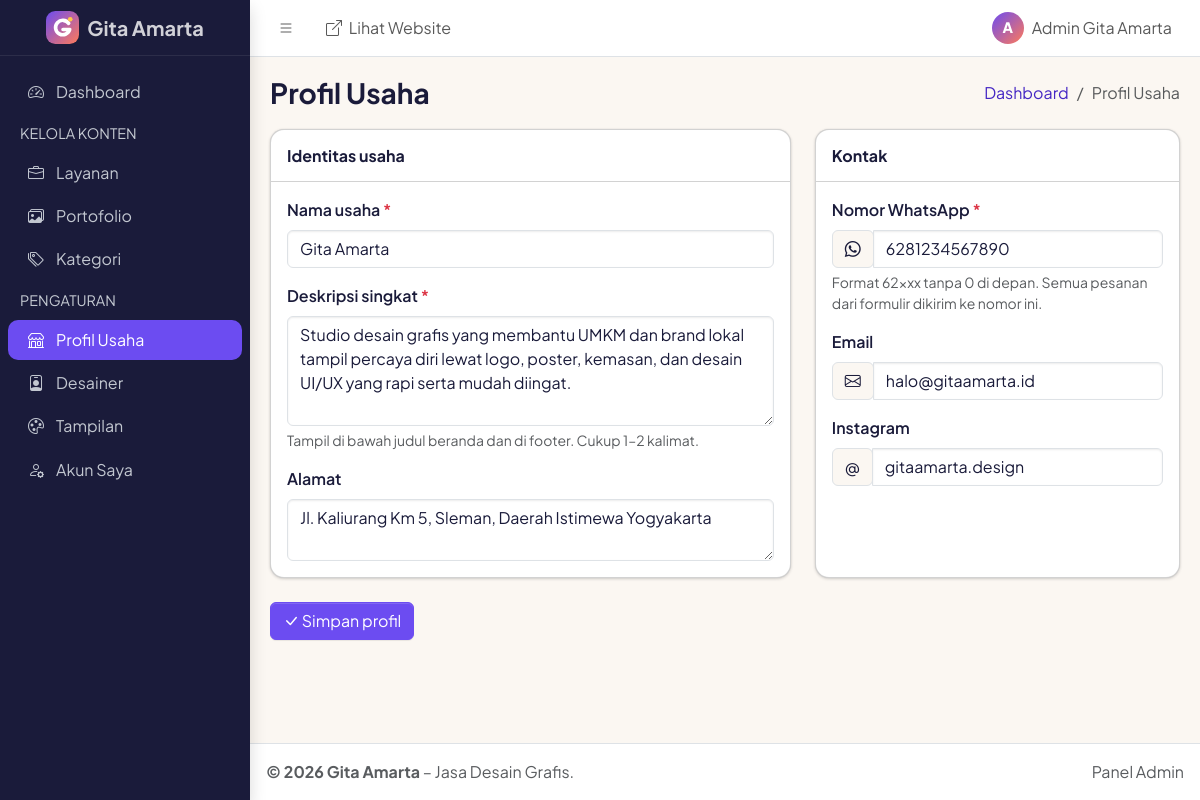
Screenshot of /admin/profil.php (signed in) with the database file from the repository.
### tables this page shows
CREATE TABLE profil_usaha (
  id_profil   INT UNSIGNED NOT NULL AUTO_INCREMENT,
  nama_usaha  VARCHAR(100) NOT NULL,
  deskripsi   TEXT         NULL,
  no_whatsapp VARCHAR(20)  NOT NULL COMMENT 'Format internasional tanpa +, contoh 6281234567890',
  email       VARCHAR(100) NULL,
  instagram   VARCHAR(100) NULL COMMENT 'Username tanpa @',
  alamat      TEXT         NULL,
  PRIMARY KEY (id_profil)
);

### includes/functions.php (called while the page is built, shortened)
<?php
require_once __DIR__ . '/../config/database.php';
function e(mixed $nilai): string
{
    return htmlspecialchars((string) $nilai, ENT_QUOTES | ENT_SUBSTITUTE, 'UTF-8');
}
function urlAset(string $path, string $folderHalaman = __DIR__ . '/..'): string
{
    $file = $folderHalaman . '/' . $path;
    return $path . '?v=' . (is_file($file) ? filemtime($file) : 0);
}
function getProfilUsaha(): array
{
    static $profil = null;
    if ($profil === null) {
        $stmt = getKoneksi()->prepare(
            'SELECT id_profil, nama_usaha, deskripsi, no_whatsapp, email, instagram, alamat
             FROM profil_usaha
             ORDER BY id_profil ASC
             LIMIT 1'
        );
        $stmt->execute();
        $profil = $stmt->fetch() ?: [
            'id_profil'   => 0,
            'nama_usaha'  => 'Gita Amarta',
            'deskripsi'   => 'Jasa desain grafis.',
            'no_whatsapp' => '',
            'email'       => '',
            'instagram'   => '',
            'alamat'      => '',
        ];
    }
    return $profil;
}
function getTampilan(): array
{
    static $tampilan = null;
    if ($tampilan === null) {
        $stmt = getKoneksi()->prepare(
            'SELECT id_tampilan, tema, warna_utama, warna_aksen, warna_sorot, warna_latar, warna_teks, logo
             FROM tampilan
             ORDER BY id_tampilan ASC
             LIMIT 1'
        );
        $stmt->execute();
        $tampilan = $stmt->fetch()
            ?: ['id_tampilan' => 0, 'tema' => 'ungu-koral', 'logo' => null] + daftarTema()['ungu-koral'];
    }
    return $tampilan;
}
function urlLogo(): string
{
    $logo = basename((string) (getTampilan()['logo'] ?? ''));
    return 'assets/img/' . LOGO_BAWAAN;
}

### admin/includes/auth.php (called while the page is built, shortened)
<?php
require_once __DIR__ . '/../../includes/functions-admin.php';
function wajibLogin(): array
{
    $idAdmin  = $_SESSION['admin_id'] ?? null;
    $terakhir = $_SESSION['aktivitas_terakhir'] ?? 0;
    $admin = getAdminById($idAdmin);
    return $admin;
}
function kelasError(array $error, string $kolom): string
{
    return isset($error[$kolom]) ? ' is-invalid' : '';
}

### config/database.php (called while the page is built, shortened)
<?php
function getKoneksi(): PDO
{
    static $pdo = null;
    if ($pdo === null) {
        $dsn = 'mysql:host=' . DB_HOST . ';port=' . DB_PORT . ';dbname=' . DB_NAME . ';charset=utf8mb4';
        try {
            $pdo = new PDO($dsn, DB_USER, DB_PASS, [
                PDO::ATTR_ERRMODE            => PDO::ERRMODE_EXCEPTION,
                PDO::ATTR_DEFAULT_FETCH_MODE => PDO::FETCH_ASSOC,
                PDO::ATTR_EMULATE_PREPARES   => false,
            ]);
        } catch (PDOException $e) {
            error_log('Koneksi database gagal: ' . $e->getMessage());
            http_response_code(500);
            exit('<!doctype html><html lang="id"><meta charset="utf-8"><title>Database tidak terhubung</title>'
                . '<body style="font-family:sans-serif;padding:2rem;line-height:1.6">'
                . '<h1>Database tidak terhubung</h1>'
                . '<p>Pastikan MySQL di XAMPP sudah berjalan dan database <b>gita_amarta</b> sudah di-import '
                . 'dari file <code>database/gita_amarta.sql</code>.</p></body></html>');
        }
    }
    return $pdo;
}

### includes/functions-admin.php (called while the page is built, shortened)
<?php
require_once __DIR__ . '/functions.php';
function getAdminById(int $idAdmin): ?array
{
    $stmt = getKoneksi()->prepare(
        'SELECT id_admin, nama, username, password, email, created_at
         FROM admin
         WHERE id_admin = :id'
    );
    $stmt->execute([':id' => $idAdmin]);
    return $stmt->fetch() ?: null;
}

### admin/profil.php (the view, shortened to what this page needs)
<?php
require_once __DIR__ . '/includes/auth.php';
$admin  = wajibLogin();
$profil = getProfilUsaha();
$error  = [];
$data   = $profil;
$judulHalaman = 'Profil Usaha';
$menuAktif    = 'profil';
require __DIR__ . '/includes/atas.php';
?>
<form action="profil.php" method="post">
    <div class="row g-4">
        <div class="col-lg-7">
            <div class="card h-100">
                <div class="card-header"><h2 class="card-title fs-6 fw-bold mb-0">Identitas usaha</h2></div>
                <div class="card-body">
                    <div class="mb-3">
                        <label for="nama_usaha" class="form-label fw-semibold">Nama usaha <span class="text-danger">*</span></label>
                        <input type="text" id="nama_usaha" name="nama_usaha" maxlength="100" required
                               class="form-control<?= kelasError($error, 'nama_usaha') ?>" value="<?= e($data['nama_usaha']) ?>">
                    </div>
                    <div class="mb-3">
                        <label for="deskripsi" class="form-label fw-semibold">Deskripsi singkat <span class="text-danger">*</span></label>
                        <textarea id="deskripsi" name="deskripsi" rows="4" required
                                  class="form-control<?= kelasError($error, 'deskripsi') ?>"><?= e($data['deskripsi']) ?></textarea>
                        <div class="form-text">Tampil di bawah judul beranda dan di footer. Cukup 1–2 kalimat.</div>
                    </div>
                    <div>
                        <label for="alamat" class="form-label fw-semibold">Alamat</label>
                        <textarea id="alamat" name="alamat" rows="2" class="form-control"><?= e($data['alamat']) ?></textarea>
                    </div>
                </div>
            </div>
        </div>
        <div class="col-lg-5">
            <div class="card h-100">
                <div class="card-header"><h2 class="card-title fs-6 fw-bold mb-0">Kontak</h2></div>
                <div class="card-body">
                    <div class="mb-3">
                        <label for="no_whatsapp" class="form-label fw-semibold">Nomor WhatsApp <span class="text-danger">*</span></label>
                        <div class="input-group has-validation">
                            <span class="input-group-text"><i class="bi bi-whatsapp"></i></span>
                            <input type="tel" id="no_whatsapp" name="no_whatsapp" maxlength="20" required inputmode="numeric"
                                   class="form-control<?= kelasError($error, 'no_whatsapp') ?>" value="<?= e($data['no_whatsapp']) ?>"
                                   aria-describedby="bantuan-wa">
                        </div>
                        <div class="form-text" id="bantuan-wa">Format 62xxx tanpa 0 di depan. Semua pesanan dari formulir dikirim ke nomor ini.</div>
                    </div>
                    <div class="mb-3">
                        <label for="email" class="form-label fw-semibold">Email</label>
                        <div class="input-group has-validation">
                            <span class="input-group-text"><i class="bi bi-envelope"></i></span>
                            <input type="email" id="email" name="email" maxlength="100"
                                   class="form-control<?= kelasError($error, 'email') ?>" value="<?= e($data['email']) ?>">
                        </div>
                    </div>
                    <div>
                        <label for="instagram" class="form-label fw-semibold">Instagram</label>
                        <div class="input-group has-validation">
                            <span class="input-group-text">@</span>
                            <input type="text" id="instagram" name="instagram" maxlength="31"
                                   class="form-control<?= kelasError($error, 'instagram') ?>" value="<?= e($data['instagram']) ?>">
                        </div>
                    </div>
                </div>
            </div>
        </div>
    </div>
    <div class="mt-4">
        <button type="submit" class="btn btn-primary"><i class="bi bi-check-lg"></i> Simpan profil</button>
    </div>
</form>
<?php require __DIR__ . '/includes/bawah.php'; ?>

### admin/includes/atas.php (shortened to what this page needs)
<?php
$profilUsaha = getProfilUsaha();
$breadcrumb ??= [['label' => $judulHalaman]];
$menuAdmin = [
    ['kunci' => 'dashboard', 'label' => 'Dashboard', 'url' => 'index.php', 'ikon' => 'bi-speedometer2'],
    ['judul' => 'Kelola Konten'],
    ['kunci' => 'layanan',    'label' => 'Layanan',    'url' => 'layanan.php',    'ikon' => 'bi-briefcase'],
    ['kunci' => 'portofolio', 'label' => 'Portofolio', 'url' => 'portofolio.php', 'ikon' => 'bi-images'],
    ['kunci' => 'kategori',   'label' => 'Kategori',   'url' => 'kategori.php',   'ikon' => 'bi-tags'],
    ['judul' => 'Pengaturan'],
    ['kunci' => 'profil',   'label' => 'Profil Usaha', 'url' => 'profil.php',   'ikon' => 'bi-shop'],
    ['kunci' => 'desainer', 'label' => 'Desainer',     'url' => 'desainer.php', 'ikon' => 'bi-person-badge'],
    ['kunci' => 'tampilan', 'label' => 'Tampilan',     'url' => 'tampilan.php', 'ikon' => 'bi-palette'],
    ['kunci' => 'akun',   'label' => 'Akun Saya',    'url' => 'akun.php',   'ikon' => 'bi-person-gear'],
];
?>
<!doctype html>
<html lang="id" data-bs-theme="light" data-lte-color-mode="off">
<head>
    <link rel="icon" href="<?= e('../' . urlLogo()) ?>">
    <link rel="stylesheet" href="https://cdn.jsdelivr.net/npm/bootstrap-icons@1.13.1/font/bootstrap-icons.min.css">
    <link rel="stylesheet" href="<?= e(urlAset('assets/adminlte/adminlte.min.css', __DIR__ . '/..')) ?>">
    <link rel="stylesheet" href="<?= e(urlAset('assets/admin.css', __DIR__ . '/..')) ?>">
</head>
<body class="layout-fixed sidebar-expand-lg bg-body-tertiary">
<div class="app-wrapper">
    <nav class="app-header navbar navbar-expand bg-body">
        <div class="container-fluid">
            <ul class="navbar-nav">
                <li class="nav-item">
                    <a class="nav-link" data-lte-toggle="sidebar" href="#" role="button" aria-label="Buka/tutup menu samping">
                        <i class="bi bi-list"></i>
                    </a>
                </li>
                <li class="nav-item d-none d-md-block">
                    <a href="../index.php" class="nav-link" target="_blank" rel="noopener">
                        <i class="bi bi-box-arrow-up-right me-1" aria-hidden="true"></i> Lihat Website
                    </a>
                </li>
            </ul>
            <ul class="navbar-nav ms-auto">
                <li class="nav-item dropdown user-menu">
                    <a href="#" class="nav-link dropdown-toggle d-flex align-items-center gap-2" data-bs-toggle="dropdown" aria-expanded="false">
                        <span class="avatar-inisial" aria-hidden="true"><?= e(mb_strtoupper(mb_substr($admin['nama'], 0, 1))) ?></span>
                        <span class="d-none d-md-inline"><?= e($admin['nama']) ?></span>
                    </a>
                </li>
            </ul>
        </div>
    </nav>
    <aside class="app-sidebar shadow" data-bs-theme="dark">
        <div class="sidebar-brand">
            <a href="index.php" class="brand-link">
                <img src="<?= e('../' . urlLogo()) ?>" alt="" class="brand-image" width="33" height="33">
                <span class="brand-text fw-bold"><?= e($profilUsaha['nama_usaha']) ?></span>
            </a>
        </div>
        <div class="sidebar-wrapper">
            <nav class="mt-2" aria-label="Menu admin">
                <ul class="nav sidebar-menu flex-column" role="list">
                    <?php foreach ($menuAdmin as $item): ?>
                        <?php if (isset($item['judul'])): ?>
                            <li class="nav-header"><?= e(mb_strtoupper($item['judul'])) ?></li>
                        <?php else: ?>
                            <?php $aktif = $item['kunci'] === $menuAktif; ?>
                            <li class="nav-item">
                                <a href="<?= e($item['url']) ?>" class="nav-link<?= $aktif ? ' active' : '' ?>"<?= $aktif ? ' aria-current="page"' : '' ?>>
                                    <i class="nav-icon bi <?= e($item['ikon']) ?>"></i>
                                    <p><?= e($item['label']) ?></p>
                                </a>
                            </li>
                        <?php endif; ?>
                    <?php endforeach; ?>
                </ul>
            </nav>
        </div>
    </aside>
    <main class="app-main" id="konten">
        <div class="app-content-header">
            <div class="container-fluid">
                <div class="row align-items-center g-2">
                    <div class="col-sm-6">
                        <h1 class="mb-0 fs-3 fw-bold"><?= e($judulHalaman) ?></h1>
                    </div>
                    <div class="col-sm-6">
                        <nav aria-label="breadcrumb">
                            <ol class="breadcrumb float-sm-end mb-0">
                                <?php if ($menuAktif !== 'dashboard'): ?>
                                    <li class="breadcrumb-item"><a href="index.php">Dashboard</a></li>
                                <?php endif; ?>
                                <?php foreach ($breadcrumb as $i => $langkah): ?>
                                    <?php if ($i === array_key_last($breadcrumb) || empty($langkah['url'])): ?>
                                        <li class="breadcrumb-item active" aria-current="page"><?= e($langkah['label']) ?></li>
                                    <?php else: ?>
                                        <li class="breadcrumb-item"><a href="<?= e($langkah['url']) ?>"><?= e($langkah['label']) ?></a></li>
                                    <?php endif; ?>
                                <?php endforeach; ?>
                            </ol>
                        </nav>
                    </div>
                </div>
            </div>
        </div>
        <div class="app-content">
            <div class="container-fluid">

### admin/includes/bawah.php (shortened to what this page needs)
            </div>
        </div>
    </main>
    <footer class="app-footer">
        <div class="float-end d-none d-sm-inline">Panel Admin</div>
        <strong>&copy; <?= date('Y') ?> <?= e($profilUsaha['nama_usaha']) ?></strong> – Jasa Desain Grafis.
    </footer>
</div>
</body>
</html>

### admin/assets/admin.css (style rules this page uses)
:root, [data-bs-theme=light] { --ga-primary: #6C4CF1; --ga-primary-dark: #5434D9; --ga-primary-darker: #4527C4; --ga-accent: #FF7A59; --ga-ink: #1A1B3A; --ga-bg: #FFF8F0; --bs-primary: #6C4CF1; --bs-primary-rgb: 108, 76, 241; --bs-primary-text-emphasis: #3B2499; --bs-primary-bg-subtle: #EFEBFF; --bs-primary-border-subtle: #C9BDFA; --bs-link-color: #5434D9; --bs-link-color-rgb: 84, 52, 217; --bs-link-hover-color: #4527C4; --bs-link-hover-color-rgb: 69, 39, 196; --bs-body-font-family: 'Plus Jakarta Sans', system-ui, -apple-system, 'Segoe UI', Roboto, Arial, sans-serif; --bs-body-color: #1A1B3A; --bs-tertiary-bg: #FBF7F2; --bs-tertiary-bg-rgb: 251, 247, 242; }
.btn-primary { --bs-btn-bg: var(--ga-primary); --bs-btn-border-color: var(--ga-primary); --bs-btn-hover-bg: var(--ga-primary-dark); --bs-btn-hover-border-color: var(--ga-primary-dark); --bs-btn-active-bg: var(--ga-primary-darker); --bs-btn-active-border-color: var(--ga-primary-darker); --bs-btn-disabled-bg: var(--ga-primary); --bs-btn-disabled-border-color: var(--ga-primary); --bs-btn-focus-shadow-rgb: 108, 76, 241; }
.app-sidebar[data-bs-theme=dark] { background-color: var(--ga-ink); --lte-sidebar-menu-active-bg: var(--ga-primary); --lte-sidebar-menu-active-color: #fff; --lte-sidebar-hover-bg: rgba(255, 255, 255, 0.08); }
.sidebar-brand { border-bottom-color: rgba(255, 255, 255, 0.08); }
.sidebar-brand .brand-image { box-shadow: none; object-fit: contain; }
.sidebar-menu .nav-link { border-radius: 10px; }
.card { border-radius: 14px; }
.avatar-inisial { display: inline-grid; place-items: center; width: 32px; height: 32px; border-radius: 50%; background: linear-gradient(135deg, var(--ga-primary), var(--ga-accent)); color: #fff; font-size: 0.9rem; font-weight: 800; }
.user-menu .dropdown-toggle::after { margin-left: 0; }

### rows the page displays
profil_usaha: nama_usaha "Gita Amarta", deskripsi "Studio desain grafis yang membantu UMKM dan brand lokal tampil percaya diri lewat logo, poster, kemasan, dan desain UI/UX yang rapi serta mudah diingat.", alamat "Jl. Kaliurang Km 5, Sleman, Daerah Istimewa Yogyakarta", no_whatsapp "6281234567890", email "halo@gitaamarta.id", instagram "gitaamarta.design"

### other values shown
mb_strtoupper(mb_substr($admin['nama'], 0, 1)) "A"
$admin['nama'] "Admin Gita Amarta"
$item['label'] "Dashboard"
mb_strtoupper($item['judul']) "KELOLA KONTEN"
$item['label'] "Layanan"
$item['label'] "Portofolio"
$item['label'] "Kategori"
mb_strtoupper($item['judul']) "PENGATURAN"
$item['label'] "Profil Usaha"
$item['label'] "Desainer"
$item['label'] "Tampilan"
$item['label'] "Akun Saya"
$judulHalaman "Profil Usaha"
$langkah['label'] "Profil Usaha"
